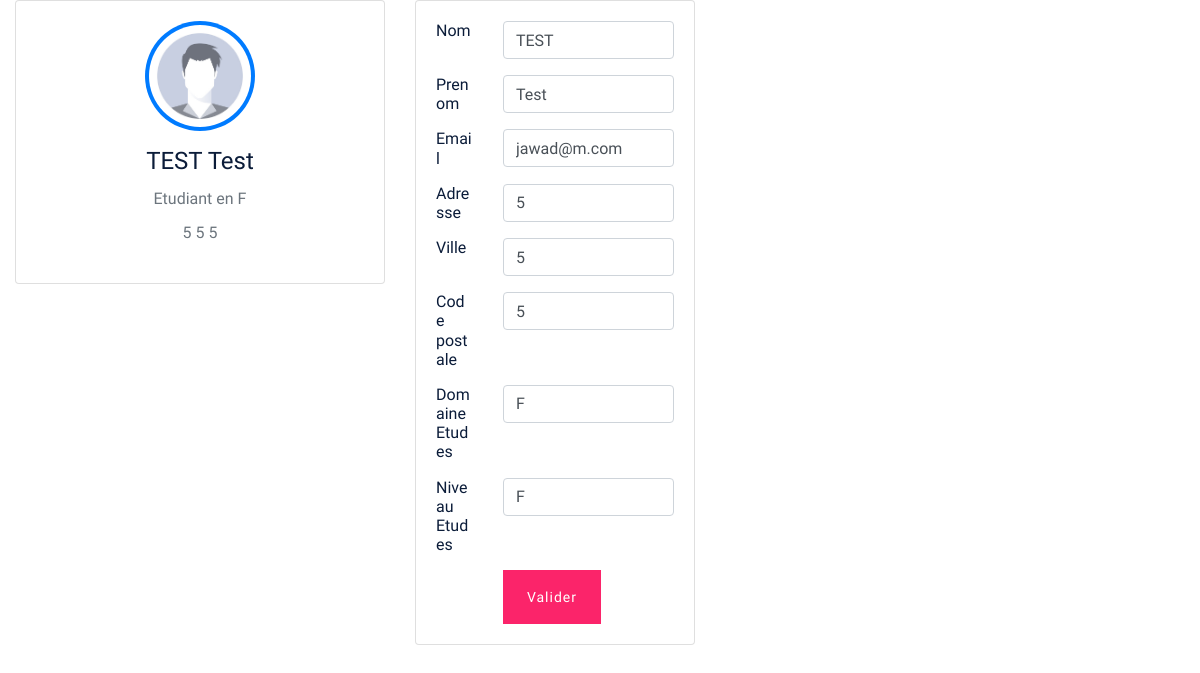
The page /profile.edit.php (signed in) on the database its author committed.
### tables this page shows
CREATE TABLE IF NOT EXISTS `utilisateur` (
                                             `id_utilisateur` int(11) NOT NULL AUTO_INCREMENT,
                                             `nom` varchar(50) NOT NULL,
                                             `prenom` varchar(50) DEFAULT NULL,
                                             `email` varchar(50) NOT NULL,
                                             `motdepasse` varchar(100) NOT NULL,
                                             `valider` tinyint(1) DEFAULT NULL,
                                             `adresse` varchar(50) NOT NULL,
                                             `cp` varchar(50) NOT NULL,
                                             `ville` varchar(50) NOT NULL,
                                             `domaine_etude` varchar(50) DEFAULT NULL,
                                             `niveau_etude` varchar(50) DEFAULT NULL,
                                             `role` varchar(50) NOT NULL,
                                             `logo` varchar(500) DEFAULT NULL,
                                             `poste` varchar(50) DEFAULT NULL,
                                             PRIMARY KEY (`id_utilisateur`)
);

### class/Utilisateur.php (called while the page is built, shortened)
<?php
class Utilisateur{
    private $id_utilisateur;
    private function hydrate(array $donnees){
        foreach ($donnees as $key => $value){
            $method = 'set'.ucfirst($key);
        }
    }
    public function profile(Bdd $base){
        $req = $base->getBdd()->prepare('SELECT * FROM utilisateur WHERE id_utilisateur = :id');
        $req ->execute(array(
            'id'=>$this->id_utilisateur
        ));
        return $req->fetch();
    }
    public function setIdUtilisateur($id_utilisateur)
    {
        $this->id_utilisateur = $id_utilisateur;
    }
}

### class/Bdd.php (called while the page is built, shortened)
<?php
class Bdd{
    public function getBdd()
    {
        return $this->bdd = new PDO('mysql:host=localhost:3306;dbname=projet_lprs;charset=utf8', 'projet_lprs', 'lprs');
    }
}

### profile.edit.php (the view, shortened to what this page needs)
<?php
require_once 'class/Utilisateur.php';
require_once 'class/Bdd.php';
$bdd = new Bdd();
$utilisateur = new Utilisateur(array(
    'idutilisateur' => $_SESSION['id_utilisateur']
));
$profile=$utilisateur->profile($bdd);
?>
<!DOCTYPE html>
<html lang="en">
<head>
  <link rel="stylesheet" href="assets/css/bootstrap.min.css">
  <link rel="stylesheet" href="assets/css/owl.carousel.min.css">
  <link rel="stylesheet" href="assets/css/flaticon.css">
  <link rel="stylesheet" href="assets/css/price_rangs.css">
  <link rel="stylesheet" href="assets/css/slicknav.css">
  <link rel="stylesheet" href="assets/css/animate.min.css">
  <link rel="stylesheet" href="assets/css/magnific-popup.css">
  <link rel="stylesheet" href="assets/css/fontawesome-all.min.css">
  <link rel="stylesheet" href="assets/css/themify-icons.css">
  <link rel="stylesheet" href="assets/css/slick.css">
  <link rel="stylesheet" href="assets/css/nice-select.css">
  <link rel="stylesheet" href="assets/css/style.css">
</head>
<body>
<?PHP if (isset($_SESSION['id_utilisateur']) && $_SESSION['role'] == "Eleve"):?>
<div class="container">
  <div class="main-body">
    <div class="row">
      <div class="col-lg-4">
        <div class="card">
          <div class="card-body">
            <div class="d-flex flex-column align-items-center text-center">
              <img src="assets/img/icon/Profile.jpg" alt="Admin" class="rounded-circle p-1 bg-primary" width="110">
              <div class="mt-3">
                <h4><?=$profile['nom']." ".$profile['prenom']?></h4>
                <p class="text-secondary mb-1">Etudiant en <?=$profile['domaine_etude']?> </p>
                <p class="text-muted font-size-sm"><?=$profile['adresse']." ".$profile['cp']." ".$profile['ville']?></p>
              </div>
            </div>
          </div>
        </div>
      </div>
      <form action="traitement/action_utilisateur/modif.profile.php" method="post">
          <div class="col-lg-8">
              <div class="card">
                  <div class="card-body">
                      <div class='row mb-3'>
                          <div class='col-sm-3'>
                              <h6 class='mb-0'>Nom</h6>
                          </div>
                          <div class='col-sm-9 text-secondary'>
                              <input name="nom" type='text' class='form-control' value='<?=$profile['nom']?>'>
                          </div>
                      </div>
                      <div class='row mb-3'>
                          <div class='col-sm-3'>
                              <h6 class='mb-0'>Prenom</h6>
                          </div>
                          <div class='col-sm-9 text-secondary'>
                              <input name="prenom" type='text' class='form-control' value='<?=$profile['prenom']?>'>
                          </div>
                      </div>
                      <div class='row mb-3'>
                          <div class='col-sm-3'>
                              <h6 class='mb-0'>Email</h6>
                          </div>
                          <div class='col-sm-9 text-secondary'>
                              <input name="email" type='email' class='form-control' value='<?=$profile['email']?>'>
                          </div>
                      </div>
                      <div class='row mb-3'>
                          <div class='col-sm-3'>
                              <h6 class='mb-0'>Adresse</h6>
                          </div>
                          <div class='col-sm-9 text-secondary'>
                              <input name="adresse" type='text' class='form-control' value='<?=$profile['adresse']?>'>
                          </div>
                      </div>
                      <div class='row mb-3'>
                          <div class='col-sm-3'>
                              <h6 class='mb-0'>Ville</h6>
                          </div>
                          <div class='col-sm-9 text-secondary'>
                              <input name="ville" type='text' class='form-control' value='<?=$profile['ville']?>'>
                          </div>
                      </div>
                      <div class='row mb-3'>
                          <div class='col-sm-3'>
                              <h6 class='mb-0'>Code postale</h6>
                          </div>
                          <div class='col-sm-9 text-secondary'>
                              <input name="cp" type='text' class='form-control' value='<?=$profile['cp']?>'>
                          </div>
                      </div>
                      <div class='row mb-3'>
                          <div class='col-sm-3'>
                              <h6 class='mb-0'>Domaine Etudes</h6>
                          </div>
                          <div class='col-sm-9 text-secondary'>
                              <input name="domaine" type='text' class='form-control' value='<?=$profile['domaine_etude']?>'>
                          </div>
                      </div>
                      <div class='row mb-3'>
                          <div class='col-sm-3'>
                              <h6 class='mb-0'>Niveau Etudes</h6>
                          </div>
                          <div class='col-sm-9 text-secondary'>
                              <input name="niveau" type='text' class='form-control' value='<?=$profile['niveau_etude']?>'>
                          </div>
                      </div>
                      <div class="row">
                          <div class="col-sm-3"></div>
                          <div class="col-sm-9 text-secondary">
                              <button name="valider" type="submit" class="btn btn-secondary px-4" value="<?=$profile['id_utilisateur']?>">Valider</button>
                          </div>
                      </div>
                  </div>
              </div>
          </div>
      </form>
    </div>
  </div>
</div>
<?php endif;?>
</body>
</html>

### rows shown on the page
utilisateur: nom "TEST", prenom "Test", domaine_etude "F", adresse "5", cp "5", ville "5", email "jawad@m.com", domaine "F", niveau "F"
